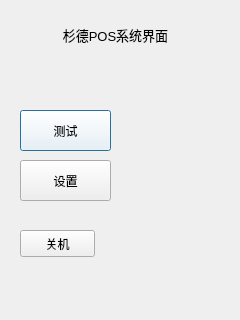
<?xml version="1.0" encoding="UTF-8"?>
<ui version="4.0">
 <class>Start</class>
 <widget class="QDialog" name="Start">
  <property name="windowModality">
   <enum>Qt::NonModal</enum>
  </property>
  <property name="geometry">
   <rect>
    <x>0</x>
    <y>0</y>
    <width>240</width>
    <height>320</height>
   </rect>
  </property>
  <property name="minimumSize">
   <size>
    <width>240</width>
    <height>320</height>
   </size>
  </property>
  <property name="maximumSize">
   <size>
    <width>240</width>
    <height>320</height>
   </size>
  </property>
  <property name="windowTitle">
   <string>Dialog</string>
  </property>
  <property name="styleSheet">
   <string notr="true"/>
  </property>
  <widget class="QLabel" name="label">
   <property name="geometry">
    <rect>
     <x>50</x>
     <y>10</y>
     <width>131</width>
     <height>51</height>
    </rect>
   </property>
   <property name="maximumSize">
    <size>
     <width>320</width>
     <height>16777215</height>
    </size>
   </property>
   <property name="styleSheet">
    <string notr="true"/>
   </property>
   <property name="text">
    <string>&lt;!DOCTYPE HTML PUBLIC &quot;-//W3C//DTD HTML 4.0//EN&quot; &quot;http://www.w3.org/TR/REC-html40/strict.dtd&quot;&gt;
&lt;html&gt;&lt;head&gt;&lt;meta name=&quot;qrichtext&quot; content=&quot;1&quot; /&gt;&lt;style type=&quot;text/css&quot;&gt;
p, li { white-space: pre-wrap; }
&lt;/style&gt;&lt;/head&gt;&lt;body style=&quot; font-family:'Sans'; font-size:10pt; font-weight:400; font-style:normal;&quot;&gt;
&lt;p align=&quot;center&quot; style=&quot; margin-top:0px; margin-bottom:0px; margin-left:0px; margin-right:0px; -qt-block-indent:0; text-indent:0px;&quot;&gt;&lt;span style=&quot; color:#000000;&quot;&gt;杉德POS系统界面&lt;/span&gt;&lt;/p&gt;&lt;/body&gt;&lt;/html&gt;</string>
   </property>
  </widget>
  <widget class="QPushButton" name="pushButton_1">
   <property name="geometry">
    <rect>
     <x>20</x>
     <y>110</y>
     <width>91</width>
     <height>41</height>
    </rect>
   </property>
   <property name="maximumSize">
    <size>
     <width>100</width>
     <height>16777215</height>
    </size>
   </property>
   <property name="contextMenuPolicy">
    <enum>Qt::DefaultContextMenu</enum>
   </property>
   <property name="autoFillBackground">
    <bool>false</bool>
   </property>
   <property name="styleSheet">
    <string notr="true">background-color: rgba(255, 255, 255, 100);</string>
   </property>
   <property name="text">
    <string>测试</string>
   </property>
   <property name="icon">
    <iconset resource="images.qrc">
     <normaloff>:/images/test.png</normaloff>:/images/test.png</iconset>
   </property>
  </widget>
  <widget class="QPushButton" name="pushButton_2">
   <property name="geometry">
    <rect>
     <x>20</x>
     <y>160</y>
     <width>91</width>
     <height>41</height>
    </rect>
   </property>
   <property name="maximumSize">
    <size>
     <width>100</width>
     <height>16777215</height>
    </size>
   </property>
   <property name="text">
    <string>设置</string>
   </property>
   <property name="icon">
    <iconset resource="images.qrc">
     <normaloff>:/images/setting.png</normaloff>:/images/setting.png</iconset>
   </property>
  </widget>
  <widget class="QPushButton" name="pushButton">
   <property name="geometry">
    <rect>
     <x>20</x>
     <y>230</y>
     <width>75</width>
     <height>27</height>
    </rect>
   </property>
   <property name="maximumSize">
    <size>
     <width>100</width>
     <height>16777215</height>
    </size>
   </property>
   <property name="styleSheet">
    <string notr="true"/>
   </property>
   <property name="text">
    <string>关机</string>
   </property>
  </widget>
 </widget>
 <resources>
  <include location="images.qrc"/>
 </resources>
 <connections/>
</ui>
